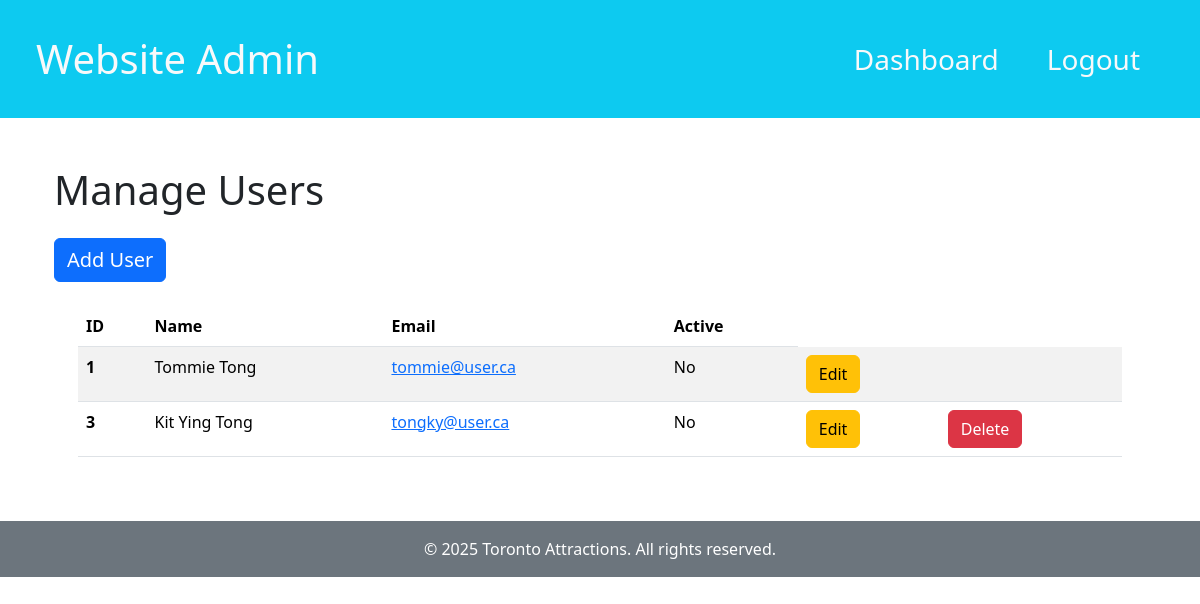
The page /admin/users.php (signed in) on the database its author committed.
### tables this page shows
CREATE TABLE `users` (
  `id` int(10) UNSIGNED NOT NULL,
  `first` varchar(25) NOT NULL,
  `last` varchar(25) NOT NULL,
  `email` varchar(100) NOT NULL,
  `password` varchar(100) NOT NULL,
  `active` enum('Yes','No') NOT NULL DEFAULT 'Yes',
  `dateAdded` datetime NOT NULL DEFAULT current_timestamp()
);

### admin/users.php (the view, shortened to what this page needs)
<?php
include( 'includes/connection.php' );
include( 'includes/header.php' );
$query = 'SELECT * FROM users ORDER BY ID;';
$result = mysqli_query( $connect, $query );
?>
<main class="container p-4">
  <h1 class="mb-4">Manage Users</h1>
  <div><a href="users_add.php" class="btn btn-primary fs-5 mb-4">Add User</a></div>
  <div class="table-responsive mx-4">
  <table class="table table-striped">
    <thead>
      <tr>
        <th scope="col">ID</th>
        <th scope="col">Name</th>
        <th scope="col">Email</th>
        <th scope="col">Active</th>
      </tr>
    </thead>
    <tbody>
      <?php while( $record = mysqli_fetch_assoc( $result ) ): ?>
      <tr>
        <th scope="row"><?php echo $record['id']; ?></th>
        <td><?php echo htmlentities( $record['first'] ); ?> <?php echo htmlentities( $record['last'] ); ?></td>
        <td><a href="mailto:<?php echo htmlentities( $record['email'] ); ?>"><?php echo htmlentities( $record['email'] ); ?></a></td>
        <td><?php echo $record['active']; ?></td>
        <td><a class="btn btn-warning" href="users_edit.php?id=<?php echo $record['id']; ?>">Edit</a></td>
        <td>
          <?php if( $_SESSION['id'] != $record['id'] ): ?>
            <a class="btn btn-danger" href="users.php?delete=<?php echo $record['id']; ?>" onclick="javascript:confirm('Are you sure you want to delete this user?');">Delete</a>
          <?php endif; ?>
        </td>
      </tr>
      <?php endwhile; ?>
    </tbody>
  </table>
  </div>
</main>
<?php
include( 'includes/footer.php' );
?>

### admin/includes/header.php (shortened to what this page needs)
<!DOCTYPE html>
<html lang="en">
<head>
    <link href="https://cdn.jsdelivr.net/npm/bootstrap@5.3.3/dist/css/bootstrap.min.css" rel="stylesheet">
    <link rel="stylesheet" href="styles.css">
</head>
<body>
  <nav class="navbar navbar-expand-sm bg-info mb-4 p-4">
    <div class="container-fluid">
        <a class="navbar-brand fs-1 text-light" href="#">Website Admin</a>
        <div class="collapse navbar-collapse" id="navbarNavAltMarkup">
          <div class="navbar-nav ms-auto">
              <?php if(!isset($_SESSION['id'])): ?>
              <a class="nav-link fs-3 text-light mx-3" href="../index.php">Back</a>
              <?php else: ?>
              <a class="nav-link fs-3 text-light mx-3" href="dashboard.php">Dashboard</a>
              <a class="nav-link fs-3 text-light mx-3" href="logout.php">Logout</a>
              <?php endif; ?>
          </div>
        </div>
    </div>
  </nav>

### admin/includes/footer.php
    <footer class="container-fluid mt-4 text-bg-secondary p-3 text-center">
        <div>&copy; 2025 Toronto Attractions. All rights reserved.</div>
    </footer>
</body>
</html>

### rows shown on the page
users: id "1", first "Tommie", last "Tong", email "tommie@user.ca", active "No"
users: id "3", first "Kit Ying", last "Tong", email "tongky@user.ca", active "No"
